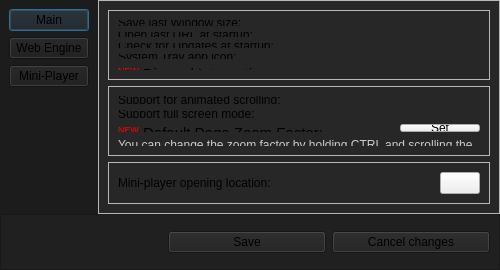
<?xml version="1.0" encoding="UTF-8"?>
<ui version="4.0">
 <class>Dialog</class>
 <widget class="QDialog" name="Dialog">
  <property name="geometry">
   <rect>
    <x>0</x>
    <y>0</y>
    <width>500</width>
    <height>270</height>
   </rect>
  </property>
  <property name="sizePolicy">
   <sizepolicy hsizetype="Minimum" vsizetype="Minimum">
    <horstretch>0</horstretch>
    <verstretch>0</verstretch>
   </sizepolicy>
  </property>
  <property name="minimumSize">
   <size>
    <width>500</width>
    <height>270</height>
   </size>
  </property>
  <property name="windowTitle">
   <string>Dialog</string>
  </property>
  <property name="styleSheet">
   <string notr="true">QDialog {
	background-color: rgb(39,39,39);
}</string>
  </property>
  <layout class="QVBoxLayout" name="verticalLayout">
   <property name="spacing">
    <number>0</number>
   </property>
   <property name="leftMargin">
    <number>0</number>
   </property>
   <property name="topMargin">
    <number>0</number>
   </property>
   <property name="rightMargin">
    <number>0</number>
   </property>
   <property name="bottomMargin">
    <number>0</number>
   </property>
   <item>
    <layout class="QHBoxLayout" name="horizontalLayout_2">
     <item>
      <widget class="QFrame" name="verticalFrame_2">
       <property name="styleSheet">
        <string notr="true">background-color: rgb(28, 28, 28);</string>
       </property>
       <layout class="QVBoxLayout" name="verticalLayout_5">
        <item>
         <widget class="PillPushButton" name="PillPushButton">
          <property name="text">
           <string>Main</string>
          </property>
          <property name="checked">
           <bool>true</bool>
          </property>
         </widget>
        </item>
        <item>
         <widget class="PillPushButton" name="PillPushButton_2">
          <property name="text">
           <string>Web Engine</string>
          </property>
         </widget>
        </item>
        <item>
         <widget class="PillPushButton" name="PillPushButton_3">
          <property name="text">
           <string>Mini-Player</string>
          </property>
         </widget>
        </item>
        <item>
         <spacer name="verticalSpacer">
          <property name="orientation">
           <enum>Qt::Vertical</enum>
          </property>
          <property name="sizeHint" stdset="0">
           <size>
            <width>20</width>
            <height>40</height>
           </size>
          </property>
         </spacer>
        </item>
       </layout>
      </widget>
     </item>
     <item>
      <widget class="QFrame" name="frame_2">
       <property name="sizePolicy">
        <sizepolicy hsizetype="Ignored" vsizetype="Ignored">
         <horstretch>0</horstretch>
         <verstretch>0</verstretch>
        </sizepolicy>
       </property>
       <property name="frameShape">
        <enum>QFrame::StyledPanel</enum>
       </property>
       <property name="frameShadow">
        <enum>QFrame::Raised</enum>
       </property>
       <layout class="QVBoxLayout" name="verticalLayout_3">
        <item>
         <widget class="QFrame" name="frame_3">
          <property name="frameShape">
           <enum>QFrame::StyledPanel</enum>
          </property>
          <property name="frameShadow">
           <enum>QFrame::Raised</enum>
          </property>
          <layout class="QVBoxLayout" name="verticalLayout_4">
           <item>
            <layout class="QHBoxLayout" name="horizontalLayout_3">
             <item>
              <widget class="BodyLabel" name="BodyLabel">
               <property name="text">
                <string>Save last Window size:</string>
               </property>
              </widget>
             </item>
             <item>
              <spacer name="horizontalSpacer">
               <property name="orientation">
                <enum>Qt::Horizontal</enum>
               </property>
               <property name="sizeHint" stdset="0">
                <size>
                 <width>40</width>
                 <height>20</height>
                </size>
               </property>
              </spacer>
             </item>
             <item>
              <widget class="SwitchButton" name="SwitchButton">
               <property name="layoutDirection">
                <enum>Qt::RightToLeft</enum>
               </property>
              </widget>
             </item>
            </layout>
           </item>
           <item>
            <layout class="QHBoxLayout" name="horizontalLayout_16">
             <item>
              <widget class="BodyLabel" name="BodyLabel_8">
               <property name="text">
                <string>Open last URL at startup:</string>
               </property>
              </widget>
             </item>
             <item>
              <spacer name="horizontalSpacer_8">
               <property name="orientation">
                <enum>Qt::Horizontal</enum>
               </property>
               <property name="sizeHint" stdset="0">
                <size>
                 <width>40</width>
                 <height>20</height>
                </size>
               </property>
              </spacer>
             </item>
             <item>
              <widget class="SwitchButton" name="SwitchButton_6">
               <property name="layoutDirection">
                <enum>Qt::RightToLeft</enum>
               </property>
              </widget>
             </item>
            </layout>
           </item>
           <item>
            <layout class="QHBoxLayout" name="horizontalLayout_7">
             <item>
              <widget class="BodyLabel" name="BodyLabel_4">
               <property name="text">
                <string>Check for Updates at startup:</string>
               </property>
              </widget>
             </item>
             <item>
              <spacer name="horizontalSpacer_4">
               <property name="orientation">
                <enum>Qt::Horizontal</enum>
               </property>
               <property name="sizeHint" stdset="0">
                <size>
                 <width>40</width>
                 <height>20</height>
                </size>
               </property>
              </spacer>
             </item>
             <item>
              <widget class="SwitchButton" name="SwitchButton_4">
               <property name="layoutDirection">
                <enum>Qt::RightToLeft</enum>
               </property>
              </widget>
             </item>
            </layout>
           </item>
           <item>
            <layout class="QHBoxLayout" name="horizontalLayout_4">
             <item>
              <widget class="BodyLabel" name="BodyLabel_2">
               <property name="text">
                <string>System Tray app icon:</string>
               </property>
               <property name="wordWrap">
                <bool>false</bool>
               </property>
              </widget>
             </item>
             <item>
              <spacer name="horizontalSpacer_2">
               <property name="orientation">
                <enum>Qt::Horizontal</enum>
               </property>
               <property name="sizeHint" stdset="0">
                <size>
                 <width>40</width>
                 <height>20</height>
                </size>
               </property>
              </spacer>
             </item>
             <item>
              <widget class="SwitchButton" name="SwitchButton_2">
               <property name="layoutDirection">
                <enum>Qt::RightToLeft</enum>
               </property>
              </widget>
             </item>
            </layout>
           </item>
           <item>
            <layout class="QHBoxLayout" name="horizontalLayout_8">
             <item>
              <widget class="BodyLabel" name="BodyLabel_6">
               <property name="text">
                <string>&lt;html&gt;&lt;head/&gt;&lt;body&gt;&lt;p&gt;&lt;span style=&quot; font-size:11pt; color:#ff0000; vertical-align:super;&quot;&gt;NEW&lt;/span&gt;&lt;span style=&quot; font-size:11pt;&quot;&gt; Discord Integration:&lt;/span&gt;&lt;/p&gt;&lt;/body&gt;&lt;/html&gt;</string>
               </property>
              </widget>
             </item>
             <item>
              <spacer name="horizontalSpacer_9">
               <property name="orientation">
                <enum>Qt::Horizontal</enum>
               </property>
               <property name="sizeHint" stdset="0">
                <size>
                 <width>40</width>
                 <height>20</height>
                </size>
               </property>
              </spacer>
             </item>
             <item>
              <widget class="SwitchButton" name="SwitchButton_7">
               <property name="focusPolicy">
                <enum>Qt::NoFocus</enum>
               </property>
               <property name="layoutDirection">
                <enum>Qt::RightToLeft</enum>
               </property>
              </widget>
             </item>
            </layout>
           </item>
          </layout>
         </widget>
        </item>
        <item>
         <widget class="QFrame" name="frame_4">
          <property name="frameShape">
           <enum>QFrame::StyledPanel</enum>
          </property>
          <property name="frameShadow">
           <enum>QFrame::Raised</enum>
          </property>
          <layout class="QVBoxLayout" name="verticalLayout_7">
           <item>
            <layout class="QHBoxLayout" name="horizontalLayout_6">
             <item>
              <widget class="BodyLabel" name="BodyLabel_3">
               <property name="text">
                <string>Support for animated scrolling:</string>
               </property>
              </widget>
             </item>
             <item>
              <spacer name="horizontalSpacer_3">
               <property name="orientation">
                <enum>Qt::Horizontal</enum>
               </property>
               <property name="sizeHint" stdset="0">
                <size>
                 <width>281</width>
                 <height>20</height>
                </size>
               </property>
              </spacer>
             </item>
             <item>
              <widget class="SwitchButton" name="SwitchButton_3">
               <property name="layoutDirection">
                <enum>Qt::RightToLeft</enum>
               </property>
              </widget>
             </item>
            </layout>
           </item>
           <item>
            <layout class="QHBoxLayout" name="horizontalLayout_15">
             <item>
              <widget class="BodyLabel" name="BodyLabel_7">
               <property name="text">
                <string>Support full screen mode:</string>
               </property>
              </widget>
             </item>
             <item>
              <spacer name="horizontalSpacer_7">
               <property name="orientation">
                <enum>Qt::Horizontal</enum>
               </property>
               <property name="sizeHint" stdset="0">
                <size>
                 <width>40</width>
                 <height>20</height>
                </size>
               </property>
              </spacer>
             </item>
             <item>
              <widget class="SwitchButton" name="SwitchButton_5">
               <property name="layoutDirection">
                <enum>Qt::RightToLeft</enum>
               </property>
              </widget>
             </item>
            </layout>
           </item>
           <item>
            <layout class="QHBoxLayout" name="horizontalLayout_9">
             <item>
              <widget class="BodyLabel" name="BodyLabel_9">
               <property name="text">
                <string>&lt;html&gt;&lt;head/&gt;&lt;body&gt;&lt;p&gt;&lt;span style=&quot; font-size:11pt; color:#ff0000; vertical-align:super;&quot;&gt;NEW&lt;/span&gt;&lt;span style=&quot; font-size:11pt;&quot;&gt; Default Page Zoom Factor:&lt;/span&gt;&lt;/p&gt;&lt;/body&gt;&lt;/html&gt;</string>
               </property>
              </widget>
             </item>
             <item>
              <spacer name="horizontalSpacer_10">
               <property name="orientation">
                <enum>Qt::Horizontal</enum>
               </property>
               <property name="sizeHint" stdset="0">
                <size>
                 <width>40</width>
                 <height>20</height>
                </size>
               </property>
              </spacer>
             </item>
             <item>
              <widget class="PushButton" name="PushButton_3">
               <property name="text">
                <string>Set</string>
               </property>
              </widget>
             </item>
            </layout>
           </item>
           <item>
            <widget class="CaptionLabel" name="CaptionLabel">
             <property name="text">
              <string>&lt;html&gt;&lt;head/&gt;&lt;body&gt;&lt;p&gt;&lt;span style=&quot; font-size:9pt; color:#cccccc;&quot;&gt;You can change the zoom factor by holding CTRL and scrolling the mouse wheel.&lt;/span&gt;&lt;/p&gt;&lt;/body&gt;&lt;/html&gt;</string>
             </property>
             <property name="wordWrap">
              <bool>true</bool>
             </property>
            </widget>
           </item>
          </layout>
         </widget>
        </item>
        <item>
         <widget class="QFrame" name="frame_5">
          <property name="frameShape">
           <enum>QFrame::StyledPanel</enum>
          </property>
          <property name="frameShadow">
           <enum>QFrame::Raised</enum>
          </property>
          <layout class="QVBoxLayout" name="verticalLayout_6">
           <item>
            <layout class="QHBoxLayout" name="horizontalLayout_5">
             <item>
              <widget class="BodyLabel" name="BodyLabel_5">
               <property name="text">
                <string>Mini-player opening location:</string>
               </property>
              </widget>
             </item>
             <item>
              <spacer name="horizontalSpacer_6">
               <property name="orientation">
                <enum>Qt::Horizontal</enum>
               </property>
               <property name="sizeHint" stdset="0">
                <size>
                 <width>40</width>
                 <height>20</height>
                </size>
               </property>
              </spacer>
             </item>
             <item>
              <widget class="ComboBox" name="ComboBox"/>
             </item>
            </layout>
           </item>
          </layout>
         </widget>
        </item>
        <item>
         <spacer name="verticalSpacer_2">
          <property name="orientation">
           <enum>Qt::Vertical</enum>
          </property>
          <property name="sizeType">
           <enum>QSizePolicy::MinimumExpanding</enum>
          </property>
          <property name="sizeHint" stdset="0">
           <size>
            <width>20</width>
            <height>0</height>
           </size>
          </property>
         </spacer>
        </item>
       </layout>
      </widget>
     </item>
    </layout>
   </item>
   <item>
    <widget class="QFrame" name="frame">
     <property name="styleSheet">
      <string notr="true">background-color: rgb(32,32,32);</string>
     </property>
     <property name="frameShape">
      <enum>QFrame::StyledPanel</enum>
     </property>
     <property name="frameShadow">
      <enum>QFrame::Raised</enum>
     </property>
     <layout class="QVBoxLayout" name="verticalLayout_2">
      <property name="leftMargin">
       <number>0</number>
      </property>
      <property name="topMargin">
       <number>0</number>
      </property>
      <property name="rightMargin">
       <number>0</number>
      </property>
      <property name="bottomMargin">
       <number>0</number>
      </property>
      <item>
       <layout class="QHBoxLayout" name="horizontalLayout">
        <property name="leftMargin">
         <number>9</number>
        </property>
        <property name="topMargin">
         <number>16</number>
        </property>
        <property name="rightMargin">
         <number>9</number>
        </property>
        <property name="bottomMargin">
         <number>16</number>
        </property>
        <item>
         <spacer name="horizontalSpacer_5">
          <property name="orientation">
           <enum>Qt::Horizontal</enum>
          </property>
          <property name="sizeHint" stdset="0">
           <size>
            <width>40</width>
            <height>20</height>
           </size>
          </property>
         </spacer>
        </item>
        <item>
         <widget class="PrimaryPushButton" name="PushButton">
          <property name="sizePolicy">
           <sizepolicy hsizetype="MinimumExpanding" vsizetype="Fixed">
            <horstretch>0</horstretch>
            <verstretch>0</verstretch>
           </sizepolicy>
          </property>
          <property name="text">
           <string>Save</string>
          </property>
         </widget>
        </item>
        <item>
         <widget class="PushButton" name="PushButton_2">
          <property name="sizePolicy">
           <sizepolicy hsizetype="MinimumExpanding" vsizetype="Fixed">
            <horstretch>0</horstretch>
            <verstretch>0</verstretch>
           </sizepolicy>
          </property>
          <property name="text">
           <string>Cancel changes</string>
          </property>
         </widget>
        </item>
       </layout>
      </item>
     </layout>
    </widget>
   </item>
  </layout>
 </widget>
 <customwidgets>
  <customwidget>
   <class>ComboBox</class>
   <extends>QPushButton</extends>
   <header>qfluentwidgets</header>
  </customwidget>
  <customwidget>
   <class>PushButton</class>
   <extends>QPushButton</extends>
   <header>qfluentwidgets</header>
  </customwidget>
  <customwidget>
   <class>PrimaryPushButton</class>
   <extends>PushButton</extends>
   <header>qfluentwidgets</header>
  </customwidget>
  <customwidget>
   <class>PillPushButton</class>
   <extends>ToggleButton</extends>
   <header>qfluentwidgets</header>
  </customwidget>
  <customwidget>
   <class>SwitchButton</class>
   <extends>QWidget</extends>
   <header>qfluentwidgets</header>
  </customwidget>
  <customwidget>
   <class>ToggleButton</class>
   <extends>PushButton</extends>
   <header>qfluentwidgets</header>
  </customwidget>
  <customwidget>
   <class>CaptionLabel</class>
   <extends>QLabel</extends>
   <header>qfluentwidgets</header>
  </customwidget>
  <customwidget>
   <class>BodyLabel</class>
   <extends>QLabel</extends>
   <header>qfluentwidgets</header>
  </customwidget>
 </customwidgets>
 <resources/>
 <connections/>
</ui>
